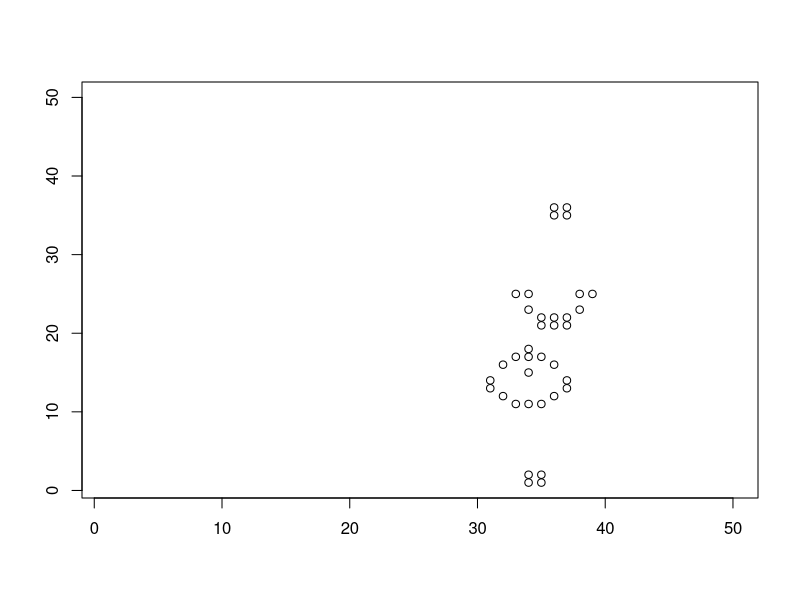
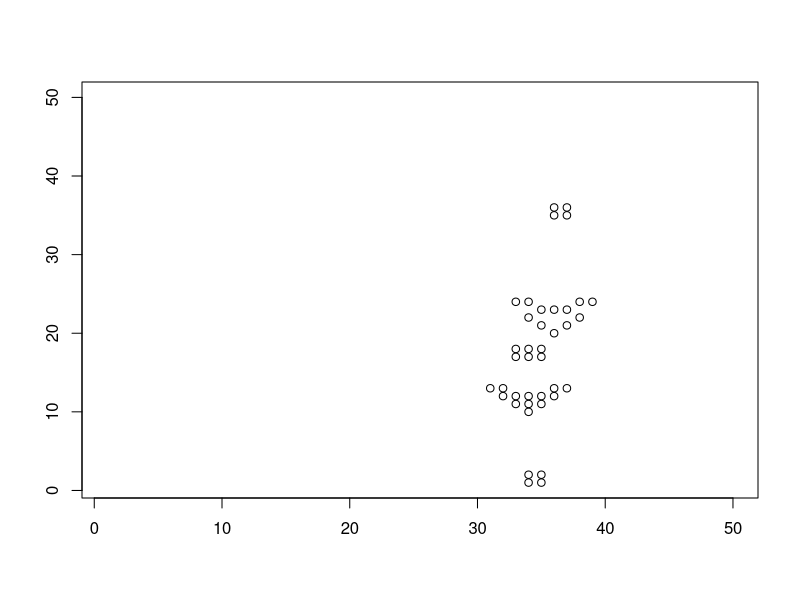
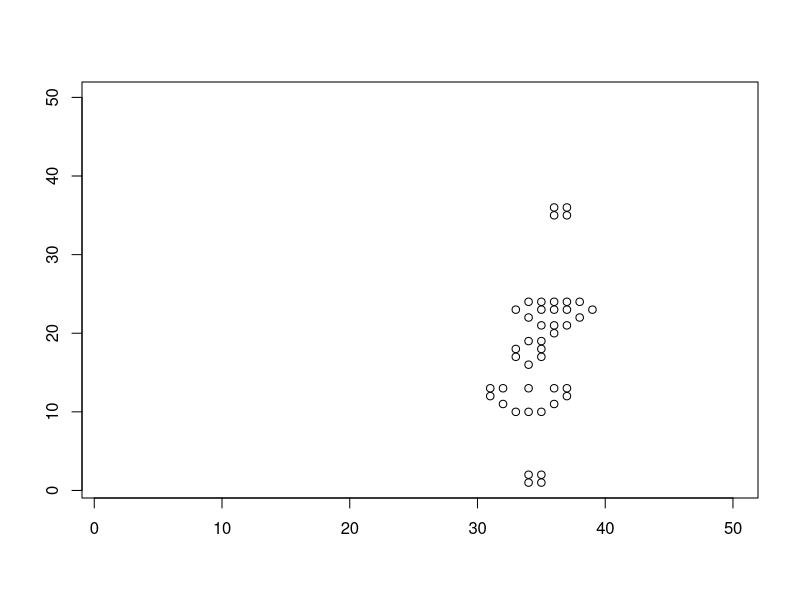
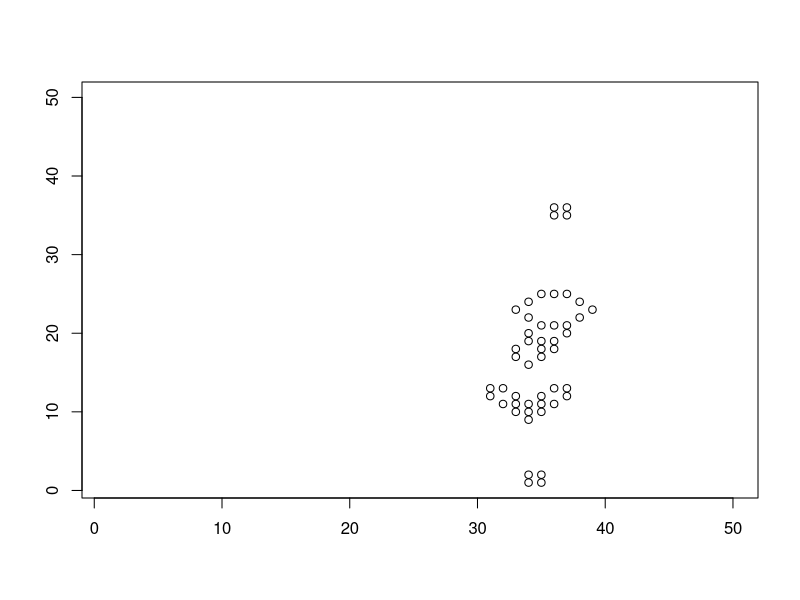
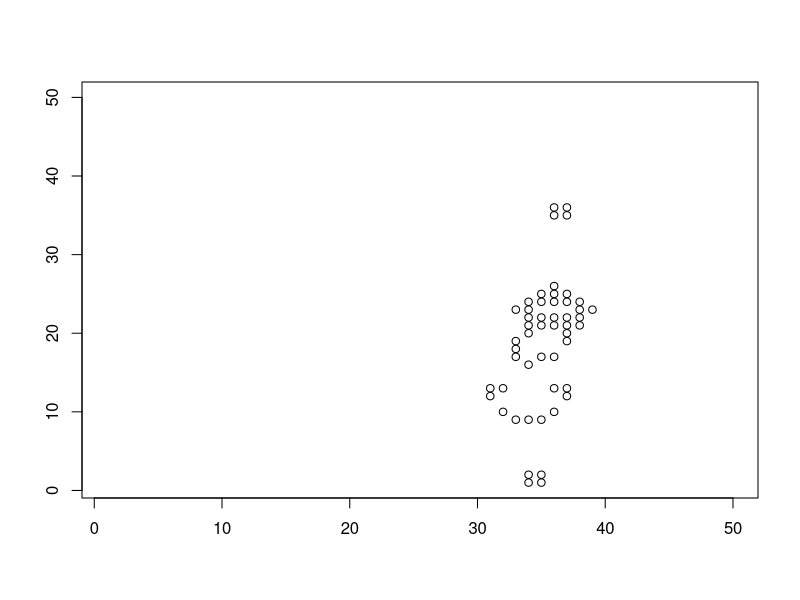
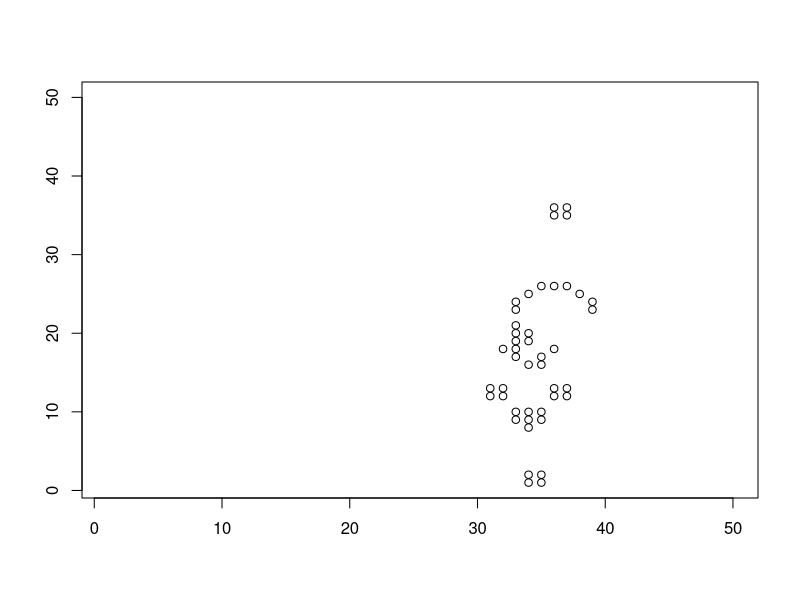
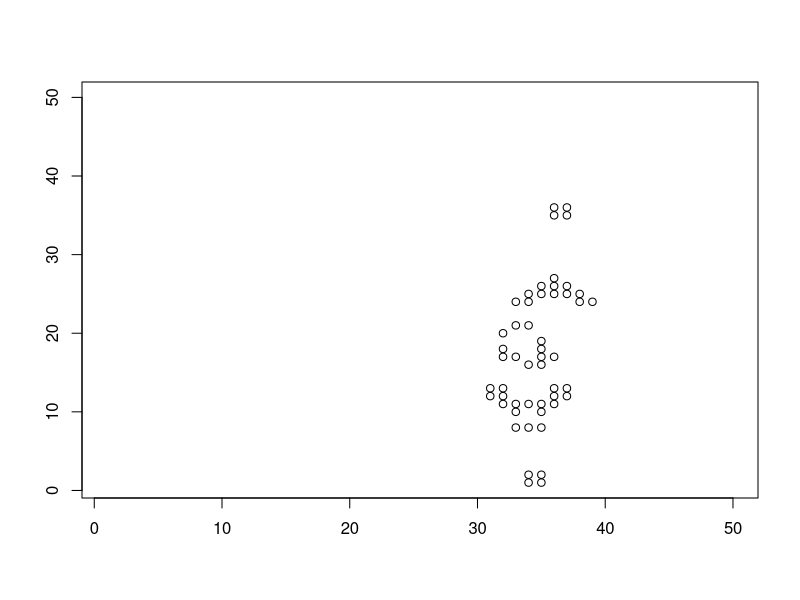
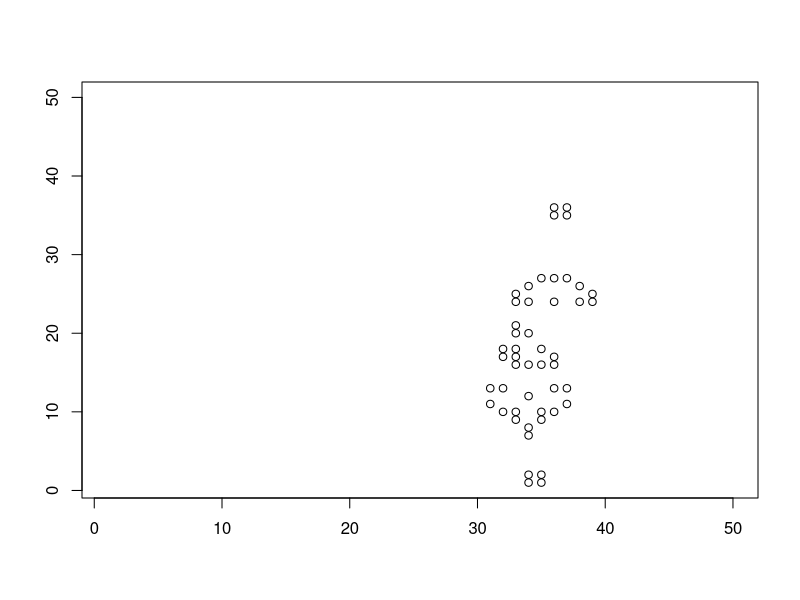

Recreate these plots in R, in order. (Note: a time limit stopped this script after it produced the figures.)
# spuRs/resources/scripts/life_complete.r

neighbours <- function(A, i, j, n) {
    # A is an n*n 0-1 matrix
    # calculate number of neighbours of A[i,j]
    #
    # index neighbours as follows
    #
    # t,l t,m t,r
    # a,l i,j a,r
    # b,l b,m b,r
    #
    # indices are wrapped as on a torus

    if (i == 1) t <- n else t <- i - 1
    a <- i
    if (i == n) b <- 1 else b <- i + 1
    
    if (j == 1) l <- n else l <- j - 1
    m <- j
    if (j == n) r <- 1 else r <- j + 1

    return(A[t,l] + A[t,m] + A[t,r] + A[a,l] + A[a,r] + A[b,l] + A[b,m] + A[b,r])
}

glidergun <- function(n) {
    # initial n*n lattice for a glider gun
    # assumes n >= 40
    A <- matrix(0, n, n)
    A[31,13] <- 1
    A[31,14] <- 1
    A[32,12] <- 1
    A[32,16] <- 1
    A[33,11] <- 1
    A[33,17] <- 1
    A[33,25] <- 1
    A[34,1] <- 1
    A[34,2] <- 1
    A[34,11] <- 1
    A[34,15] <- 1
    A[34,17] <- 1
    A[34,18] <- 1
    A[34,23] <- 1
    A[34,25] <- 1
    A[35,1] <- 1
    A[35,2] <- 1
    A[35,11] <- 1
    A[35,17] <- 1
    A[35,21] <- 1
    A[35,22] <- 1
    A[36,12] <- 1
    A[36,16] <- 1
    A[36,21] <- 1
    A[36,22] <- 1
    A[36,35] <- 1
    A[36,36] <- 1
    A[37,13] <- 1
    A[37,14] <- 1
    A[37,21] <- 1
    A[37,22] <- 1
    A[37,35] <- 1
    A[37,36] <- 1
    A[38,23] <- 1
    A[38,25] <- 1
    A[39,25] <- 1
    return(A)
}

# grid size
n <- 50

# initialise lattice
#A <- matrix(round(runif(n^2)), n, n)
A <- glidergun(n)

finished <- FALSE
while (!finished) {
    # plot
    plot(c(1,n), c(1,n), type = "n", xlab = "", ylab = "")
    for (i in 1:n) {
        for (j in 1:n) {
            if (A[i,j] == 1) {
                points(i, j)
            }
        }
    }
    
    # update
    B <- A
    for (i in 1:n) {
        for (j in 1:n) {
            nbrs <- neighbours(A, i, j, n)
            if (A[i,j] == 1) {
                if ((nbrs == 2) | (nbrs == 3)) {
                    B[i,j] <- 1
                } else {
                    B[i,j] <- 0
                }
            } else {
                if (nbrs == 3) {
                    B[i,j] <- 1
                } else {
                    B[i,j] <- 0
                }
            }
        }
    }
    A <- B
    
    # continue
    #input <- readline("stop? ")
    #if (input == "y") finished <- TRUE
}
